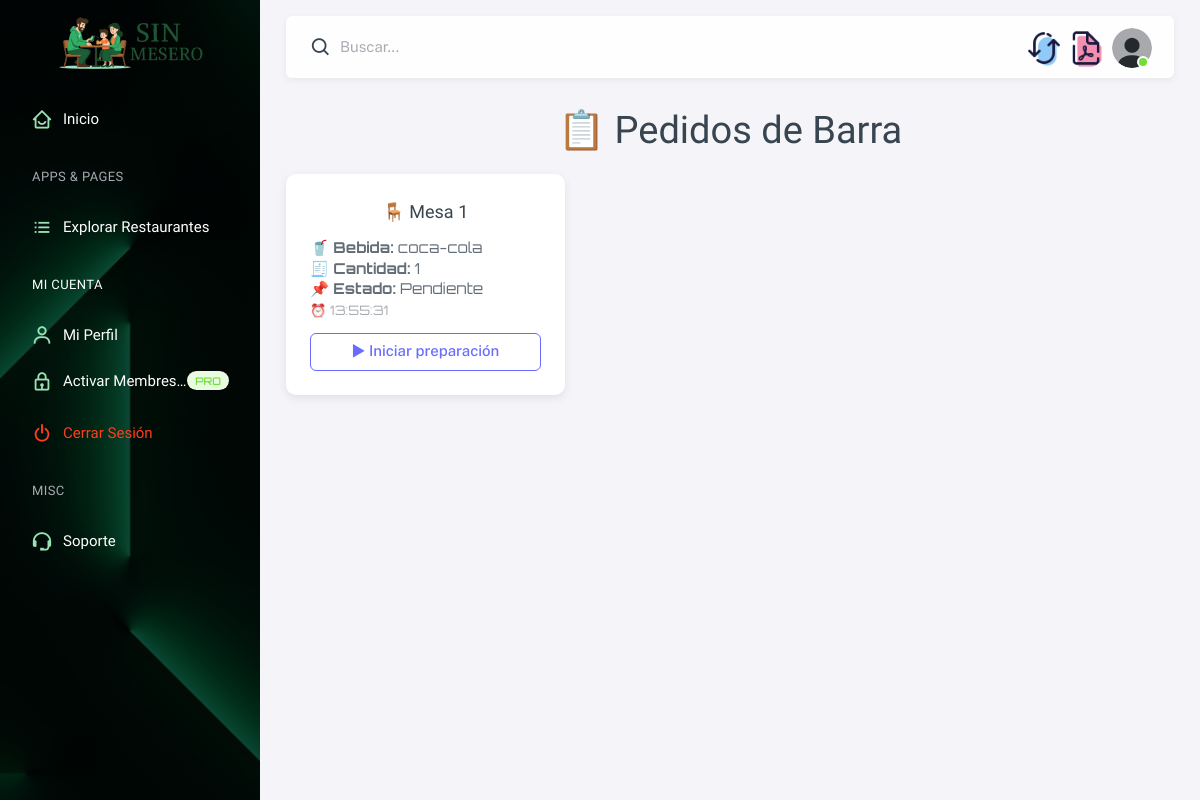
/restaurantes/dashboard/a10b1a-moresca-sa-de-cv/barra/ (signed in), run on an earlier commit of the app's database.
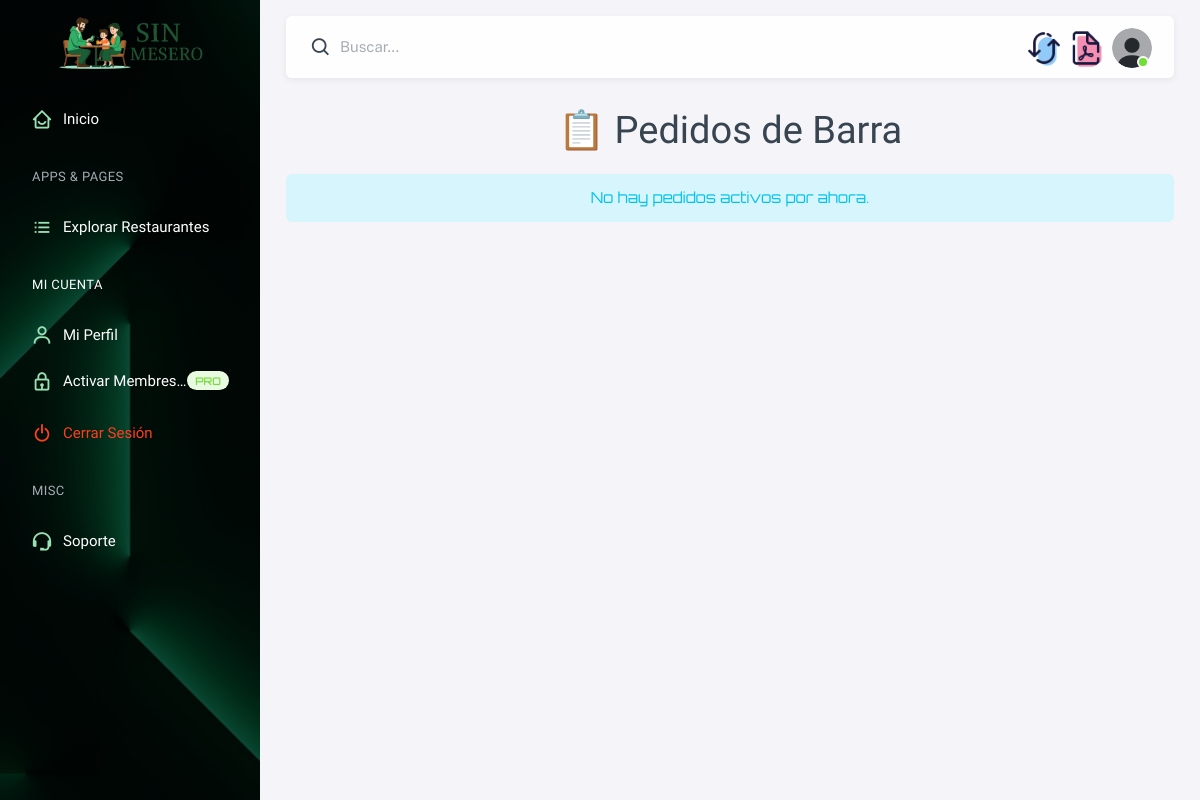
And on a later commit of the database.
### restaurantes/models.py (models this page shows, shortened)
class Pedido(models.Model):
    id = models.AutoField(primary_key=True)
    restaurante = models.ForeignKey(Restaurante, on_delete=models.CASCADE)
    mesa = models.ForeignKey(Mesa, on_delete=models.CASCADE)
    tipo = models.CharField(max_length=50, choices=[('barra', 'Barra'), ('cocina', 'Cocina')])
    estado = models.CharField(max_length=50, choices=[('pendiente', 'Pendiente'), ('en_proceso', 'En Proceso'), ('completado', 'Completado')], default='pendiente')
    platillo = models.ForeignKey(Platillo, null=True, blank=True, on_delete=models.SET_NULL)
    bebida = models.ForeignKey(Bebida, null=True, blank=True, on_delete=models.SET_NULL)
    cantidad = models.PositiveIntegerField(default=1)
    timestamp = models.DateTimeField(auto_now_add=True)

class Mesa(models.Model):
    id = models.AutoField(primary_key=True)
    restaurante = models.ForeignKey(Restaurante, on_delete=models.CASCADE, related_name='mesas')
    numero_mesa = models.PositiveIntegerField()
    disponibilidad = models.BooleanField(default=True)  # Indica si la mesa está disponible
    capacidad = models.PositiveIntegerField(default=4, blank=True, null=True)  # Capacidad máxima de la mesa
    descripcion = models.CharField(max_length=255, blank=True, null=True)  # Descripción de la mesa
    class Meta:
        unique_together = ('restaurante', 'numero_mesa')  # Asegura que el mismo número de mesa no se repita en el mismo restaurante

class Bebida(models.Model):
    id = models.AutoField(primary_key=True)
    restaurante = models.ForeignKey(Restaurante, on_delete=models.CASCADE, related_name='bebidas')
    nombre = models.CharField(max_length=255)
    descripcion = models.TextField(blank=True, null=True)
    precio = models.DecimalField(max_digits=10, decimal_places=2, blank=True, null=True)
    disponible = models.BooleanField(default=True)  # Indica si la bebida está disponible

### restaurantes/views.py (the view)
# urls.py: path('dashboard/<slug:slug>/barra/', views.dashboard_pedidos_barra, name='dashboard_pedidos_barra'),
@login_required
def dashboard_pedidos_barra(request, slug):
    restaurante = get_object_or_404(Restaurante, slug=slug)
    pedidos = Pedido.objects.filter(
        tipo='barra',
        restaurante=restaurante,
        estado__in=['pendiente', 'en_proceso']
    ).order_by('timestamp')
    return render(request, 'restaurantes/dashboard.html', {
        'restaurante': restaurante,
        'area': 'barra',
        'pedidos': pedidos
    })

### usuarios/models.py (called while the page is built)
    def membresia_activa(self):
        if self.fecha_expiracion and timezone.now() > self.fecha_expiracion:
            return False
        return self.es_socio

### restaurantes/templates/restaurantes/dashboard.html (shortened to what this page needs)
{% extends 'base.html' %}
{% block content %}
<div class="container-fluid container-p-y">
    <h2 class="mb-4 fuente text-center">📋 Pedidos de {{ area|capfirst }}</h2>
    {% if pedidos %}
        <div class="row gy-4">
            {% for pedido in pedidos %}
                <div class="col-md-4">
                    <div class="card shadow rounded-4
                        {% if pedido.estado == 'pendiente' %}
                            border-warning
                        {% else %}
                            border-primary
                        {% endif %}
                        h-100">
                        <div class="card-body d-flex flex-column justify-content-between">
                            <div>
                                <h5 class="card-title fuente mb-3 text-center">🪑 Mesa {{ pedido.mesa.numero_mesa }}</h5>
                                <p class="card-text fuente-2">
                                    {% if pedido.bebida %}
                                        <strong>🥤 Bebida:</strong> {{ pedido.bebida.nombre }}<br>
                                    {% endif %}
                                    <strong>🧾 Cantidad:</strong> {{ pedido.cantidad }}<br>
                                    <strong>📌 Estado:</strong> {{ pedido.estado|capfirst }}<br>
                                    <small class="text-muted">⏰ {{ pedido.timestamp|date:"H:i:s" }}</small>
                                </p>
                            </div>
                            <div class="mt-3">
                                {% if pedido.estado != 'completado' %}
                                    <a href="{% url 'cambiar_estado_pedido_'|add:area slug=restaurante.slug pedido_id=pedido.id %}"
                                       class="btn
                                       {% if pedido.estado == 'pendiente' %}btn-outline-primary
                                       {% elif pedido.estado == 'en_proceso' %}btn-outline-success
                                       {% endif %}
                                       w-100">
                                        {% if pedido.estado == 'pendiente' %}
                                            ▶ Iniciar preparación
                                        {% elif pedido.estado == 'en_proceso' %}
                                            ✔ Marcar como completado
                                        {% endif %}
                                    </a>
                                {% else %}
                                    <span class="badge bg-success w-100 py-2">✔ Pedido completado</span>
                                {% endif %}
                            </div>
                        </div>
                    </div>
                </div>
            {% endfor %}
        </div>
    {% else %}
        <div class="alert alert-info text-center fuente-2">
            No hay pedidos activos por ahora.
        </div>
    {% endif %}
</div>
{% endblock %}

What changed in the data, as far as the page shows it:
no longer on this page (row edited): Pedido: tipo "Barra", mesa.numero_mesa "1", bebida.nombre "coca-cola", cantidad "1", estado "Pendiente", timestamp "13:55:31", shows "▶ Iniciar preparación"
Also different on the page:
{{ area|capfirst }}: (not shown) → "Barra"
text now shown: "No hay pedidos activos por ahora."
